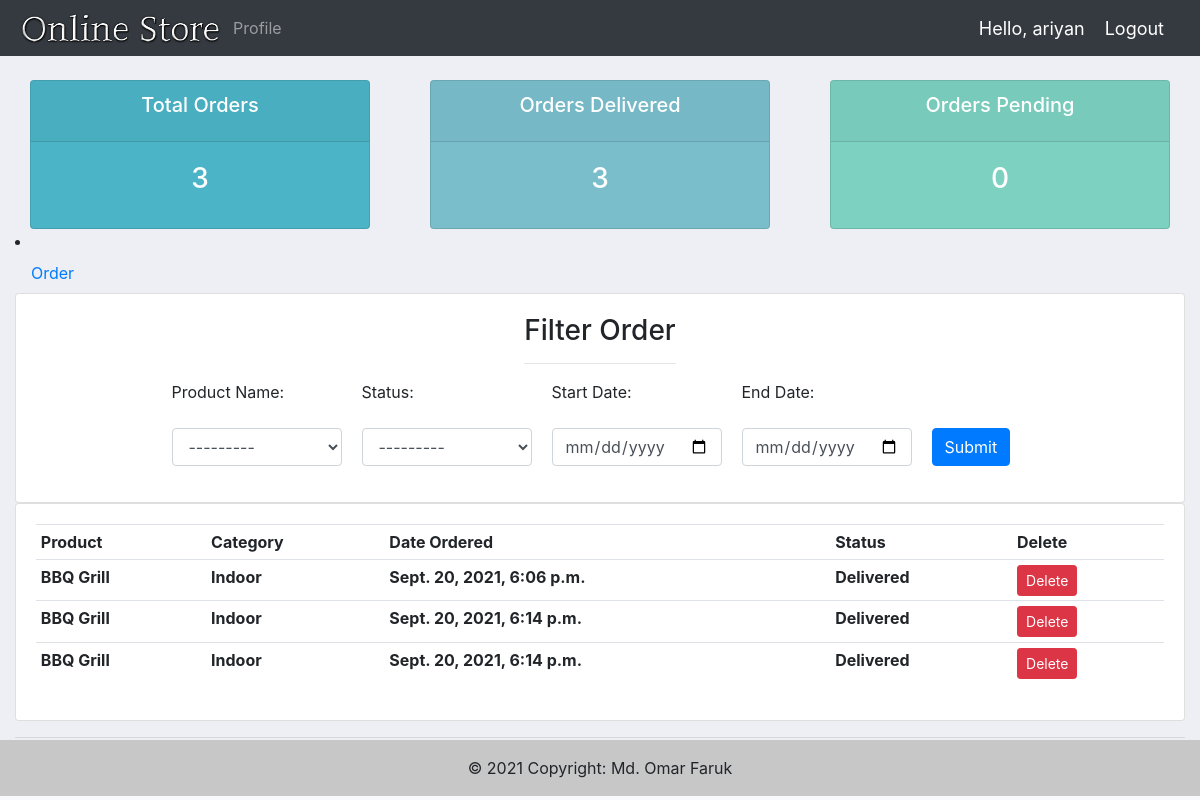
/user/ (signed in), run on an earlier commit of the app's database.
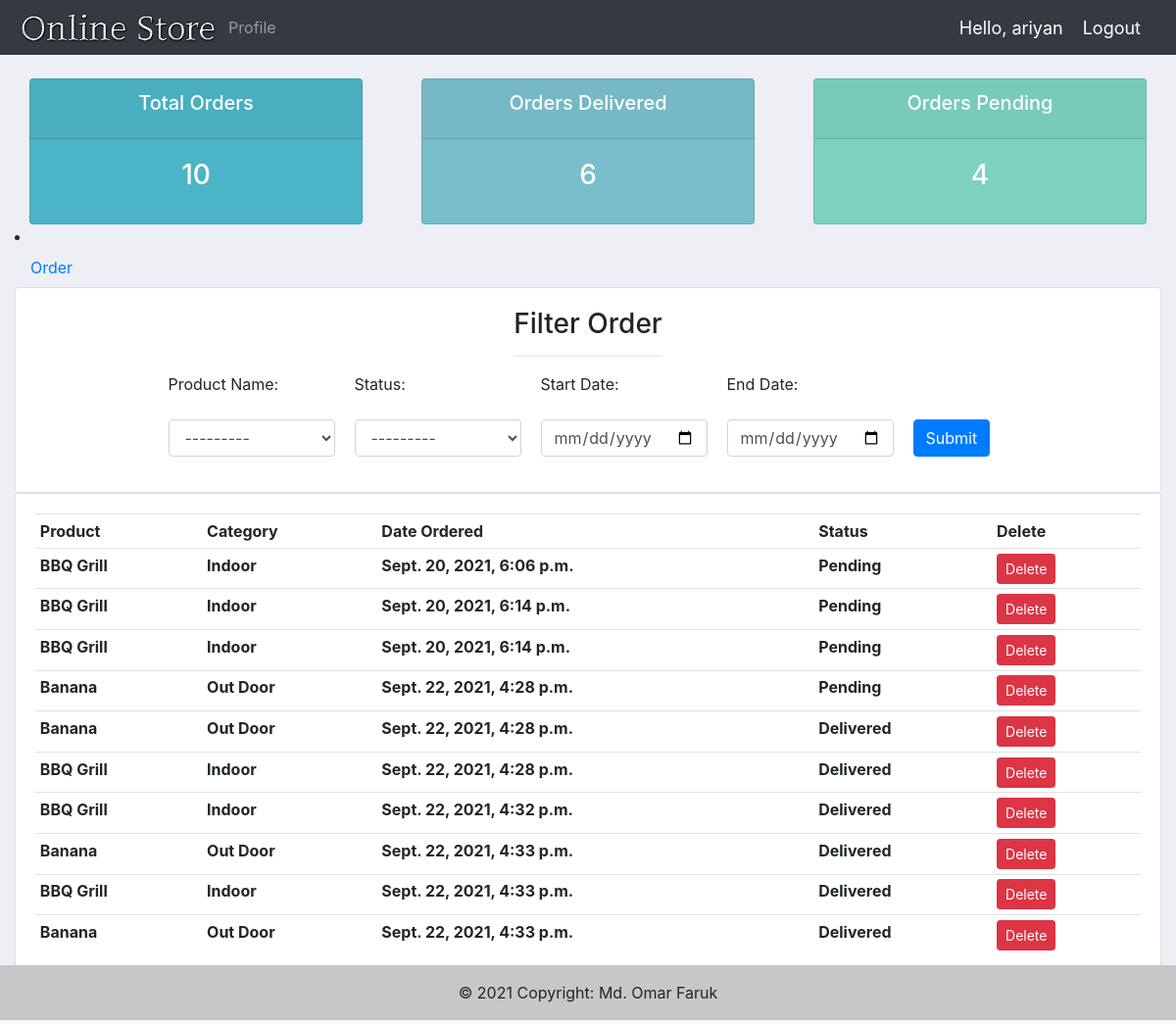
And on a later commit of the database.
### accounts/models.py (models this page shows, shortened)
class Order(models.Model):
    STATUS = (
        ('Pending','Pending'),
        ('Out for delivery', 'Out for delivery'),
        ('Delivered','Delivered')
    )
    customer = models.ForeignKey(Customer, null=True, on_delete= models.SET_NULL)
    product = models.ForeignKey(Product, null=True, on_delete= models.SET_NULL)
    date_created = models.DateTimeField(auto_now_add=True, null=True)
    status = models.CharField(default="Pending",max_length=200,blank=True, null=True,choices=STATUS)

class Product(models.Model):
    CATEGORY =(
        ('','Choose Category'),
        ('Indoor','Indoor'),
        ('Out Door','Out Door')
    )
    name = models.CharField(max_length=200, null=True)
    price = models.FloatField(null=True)
    category = models.CharField(max_length=200, null=True,choices=CATEGORY)
    description = models.CharField(max_length=200, null=True,blank=True)
    date_created = models.DateTimeField(auto_now_add=True, null=True)
    tags = models.ManyToManyField(Tag)
    def __str__(self):
        return self.name

### accounts/views.py (the view)
# urls.py: path('user/',views.userPage,name='user-page'),
@login_required(login_url='login')
def userPage(request):
    orders = request.user.customer.order_set.all()
    total_orders = orders.count()
    delivered = orders.filter(status='Delivered').count()
    pending = orders.filter(status='Pending').count()
    myFilter = OrderFilter(request.GET,queryset=orders)
    orders = myFilter.qs
    context = {'orders':orders,'total_orders':total_orders,
    'delivered':delivered,'pending':pending,'myFilter':myFilter}
    return render(request, 'accounts/user.html', context)

### accounts/templates/accounts/user.html (shortened to what this page needs)
{% extends 'accounts/main.html' %}
{% load static %}
{% load widget_tweaks %}
{% block content %}
{% include 'accounts/status.html' %}
<li class="nav-item">
    <a class="nav-link" href="{% url 'create_order' user.customer.id %}">Order</a>
</li>
<div class="row">
    <div class="col">
        <div class="card card-body" style="align-items: center;">
            <div class="text-center">
                <h3>Filter Order</h3>
                <hr>
            </div>
            <form method="get">
                <p class="filter-form">Product Name: <br><br> {{ myFilter.form.product|add_class:'form-control' }}</p>
                <p class="filter-form">Status: <br><br>{{ myFilter.form.status|add_class:'form-control' }}</p>
                <p class="filter-form">Start Date: <br><br><input class="form-control" type="date" name="start_date" id="id_start_date"></p>
                <p class="filter-form">End Date: <br><br><input class="form-control" type="date" name="end_date" id="id_end_date"></p>
                <p class="filter-form"><br><br><input class="btn btn-primary"  type="submit" name="Search" ></p>
            </form>
        </div>
    </div>
</div>
<div class="row">
    <div class="col-md">
        <div class="card card-body">
            <table class="table table-sm">
                <tr>
                    <th>Product</th>
                    <th>Category</th>
                    <th>Date Ordered</th>
                    <th>Status</th>
                    <th>Delete</th>
                </tr>
                {% for order in orders %}
                <tr>
                    <th>{{order.product}}</th>
                    <th>{{order.product.category}}</th>
                    <th>{{order.date_created}}</th>
                    <th>{{order.status}}</th>
                    <td><a class="btn btn-sm btn-danger" href="{% url 'delete_order' order.id %}">Delete</a></td>
                </tr>
                {% endfor %}
            </table>
        </div>
    </div>
</div>
{% endblock content %}

### accounts/templates/accounts/main.html (shortened to what this page needs)
{% load static %}
<!DOCTYPE html>
<html lang="en">
<head>
    <link rel="stylesheet" href="https://stackpath.bootstrapcdn.com/bootstrap/4.4.1/css/bootstrap.min.css">
    <link rel="stylesheet" type="text/css" href="{% static '/css/main.css' %}">
</head>
<body></body>
    {% include 'accounts/navbar.html' %}
    <div class="container-fluid">
    {% block content %}
    {% endblock %}
    <hr>
</div>
    <footer id="footer" class="bg-light text-center text-lg-start">
        <div class="text-center p-3" style="background-color: rgba(0, 0, 0, 0.2);">
          © 2021 Copyright: Md. Omar Faruk
        </div>
      </footer>
</body>
</html>

### accounts/templates/accounts/navbar.html (shortened to what this page needs)
{% load static %}
<nav class="navbar navbar-expand-lg navbar-dark bg-dark">
    <img src="{% static 'images/logo.png'%}" alt="" height="40px">
    <div class="collapse navbar-collapse" id="navbarNav">
      <ul class="navbar-nav">
        {% if request.user.is_staff %}
        <li class="nav-item active">
          <a class="nav-link" href="{% url 'home' %}">Dashboard</a>
        </li>
        <li class="nav-item">
          <a class="nav-link" href="{% url 'products' %}">Products</a>
        </li>
        <li class="nav-item">
          <a class="nav-link" href="{% url 'account' %}">Profile</a>
        </li>
        {% else %}
        <li class="nav-item">
          <a class="nav-link" href="{% url 'account' %}">Profile</a>
        </li>
        {% endif %}
      </ul>
    </div>
    <span class="hello-msg">Hello, {{request.user}}</span>
    <span ><a class="hello-msg" href="{% url 'logout' %}">Logout</a></span>
  </nav>

### accounts/templates/accounts/status.html
<br>
<div class="row">
    <div class="col">
        <div class="col-md">
            <div class="card text-center text-white md-3" id="total-orders">
                <div class="card-header">
                    <h5 class="card-title">Total Orders</h5>
                </div>
                <div class="card-body">
                    <h3 class="card-title">{{ total_orders }}</h3>
                </div>
            </div>
        </div>
    </div>
    <div class="col">
        <div class="col-md">
            <div class="card text-center text-white md-3" id="orders-delivered">
                <div class="card-header">
                    <h5 class="card-title">Orders Delivered</h5>
                </div>
                <div class="card-body">
                    <h3 class="card-title">{{ delivered }}</h3>
                </div>
            </div>
        </div>
    </div>
    <div class="col">
        <div class="col-md">
            <div class="card text-center text-white md-3" id="orders-pending">
                <div class="card-header">
                    <h5 class="card-title">Orders Pending</h5>
                </div>
                <div class="card-body">
                    <h3 class="card-title">{{ pending }}</h3>
                </div>
            </div>
        </div>
    </div>
</div>

### static/css/main.css (style rules this page uses)
body { background-color: #edeff5; }
#total-orders { background-color: #4cb4c7; }
#orders-delivered { background-color: #7abecc; }
#orders-pending { background-color: #7CD1C0; }
#footer { position:absolute; bottom:0; width:100%; height:60px; background:#6cf; }

### accounts/templates/accounts/main.html (style rules this page uses)
#footer { position:fixed; bottom:0; width:100%; height:60px; background:#6cf; }

### accounts/templates/accounts/navbar.html (style rules this page uses)
.hello-msg { font-size:18px; color:#fff; margin-right: 20px; }

### accounts/templates/accounts/user.html (style rules this page uses)
.filter-form { width: 170px; float: left; display: inline-block; margin-right: 20px; }
.filter-form:last-child { width: 77px; }

What changed in the data, as far as the page shows it:
changed Order "Sept. 20, 2021, 6:06 p.m.": status "Delivered" → "Pending"
changed Order (number 2 of 10 on the later page): status "Delivered" → "Pending"
changed Order (number 3 of 10 on the later page): status "Delivered" → "Pending"
added Order: product "Banana", product.category "Out Door", date_created "Sept. 22, 2021, 4:28 p.m.", status "Pending"
added Order: product "Banana", product.category "Out Door", date_created "Sept. 22, 2021, 4:28 p.m.", status "Delivered"
added Order: product "BBQ Grill", product.category "Indoor", date_created "Sept. 22, 2021, 4:28 p.m.", status "Delivered"
added Order: product "BBQ Grill", product.category "Indoor", date_created "Sept. 22, 2021, 4:32 p.m.", status "Delivered"
added Order: product "Banana", product.category "Out Door", date_created "Sept. 22, 2021, 4:33 p.m.", status "Delivered"
added Order: product "BBQ Grill", product.category "Indoor", date_created "Sept. 22, 2021, 4:33 p.m.", status "Delivered"
added Order: product "Banana", product.category "Out Door", date_created "Sept. 22, 2021, 4:33 p.m.", status "Delivered"
Also different on the page:
{{ total_orders }}: "3" → "10"
{{ delivered }}: "3" → "6"
{{ pending }}: "0" → "4"
